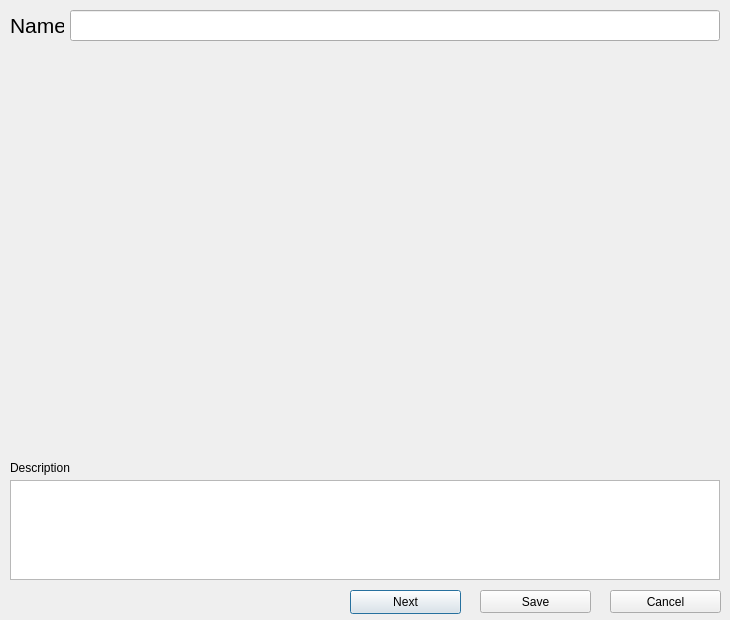
<?xml version="1.0" encoding="UTF-8"?>
<ui version="4.0">
 <class>Dialog</class>
 <widget class="QDialog" name="Dialog">
  <property name="geometry">
   <rect>
    <x>0</x>
    <y>0</y>
    <width>730</width>
    <height>620</height>
   </rect>
  </property>
  <property name="windowTitle">
   <string>Dialog</string>
  </property>
  <property name="windowIcon">
   <iconset>
    <normaloff>../images/picture.png</normaloff>../images/picture.png</iconset>
  </property>
  <widget class="QLabel" name="lbl_name">
   <property name="geometry">
    <rect>
     <x>10</x>
     <y>10</y>
     <width>54</width>
     <height>31</height>
    </rect>
   </property>
   <property name="font">
    <font>
     <pointsize>16</pointsize>
    </font>
   </property>
   <property name="text">
    <string>Name</string>
   </property>
  </widget>
  <widget class="QLineEdit" name="txt_name">
   <property name="geometry">
    <rect>
     <x>70</x>
     <y>10</y>
     <width>650</width>
     <height>31</height>
    </rect>
   </property>
   <property name="font">
    <font>
     <pointsize>16</pointsize>
    </font>
   </property>
  </widget>
  <widget class="QLabel" name="lbl_pic">
   <property name="geometry">
    <rect>
     <x>10</x>
     <y>50</y>
     <width>710</width>
     <height>400</height>
    </rect>
   </property>
   <property name="text">
    <string/>
   </property>
   <property name="pixmap">
    <pixmap>../images/picture.png</pixmap>
   </property>
   <property name="alignment">
    <set>Qt::AlignCenter</set>
   </property>
  </widget>
  <widget class="QLabel" name="lbl_desc">
   <property name="geometry">
    <rect>
     <x>10</x>
     <y>460</y>
     <width>710</width>
     <height>16</height>
    </rect>
   </property>
   <property name="text">
    <string>Description</string>
   </property>
  </widget>
  <widget class="QTextEdit" name="txt_desc">
   <property name="geometry">
    <rect>
     <x>10</x>
     <y>480</y>
     <width>710</width>
     <height>100</height>
    </rect>
   </property>
   <property name="maximumSize">
    <size>
     <width>16777215</width>
     <height>100</height>
    </size>
   </property>
  </widget>
  <widget class="QPushButton" name="btn_next">
   <property name="geometry">
    <rect>
     <x>350</x>
     <y>590</y>
     <width>111</width>
     <height>24</height>
    </rect>
   </property>
   <property name="minimumSize">
    <size>
     <width>75</width>
     <height>0</height>
    </size>
   </property>
   <property name="text">
    <string>Next</string>
   </property>
   <property name="icon">
    <iconset>
     <normaloff>../images/next.png</normaloff>../images/next.png</iconset>
   </property>
  </widget>
  <widget class="QPushButton" name="btn_save">
   <property name="geometry">
    <rect>
     <x>480</x>
     <y>590</y>
     <width>111</width>
     <height>23</height>
    </rect>
   </property>
   <property name="text">
    <string>Save</string>
   </property>
   <property name="autoDefault">
    <bool>false</bool>
   </property>
  </widget>
  <widget class="QPushButton" name="btn_cancel">
   <property name="geometry">
    <rect>
     <x>610</x>
     <y>590</y>
     <width>111</width>
     <height>23</height>
    </rect>
   </property>
   <property name="text">
    <string>Cancel</string>
   </property>
   <property name="autoDefault">
    <bool>false</bool>
   </property>
  </widget>
 </widget>
 <resources/>
 <connections/>
</ui>
